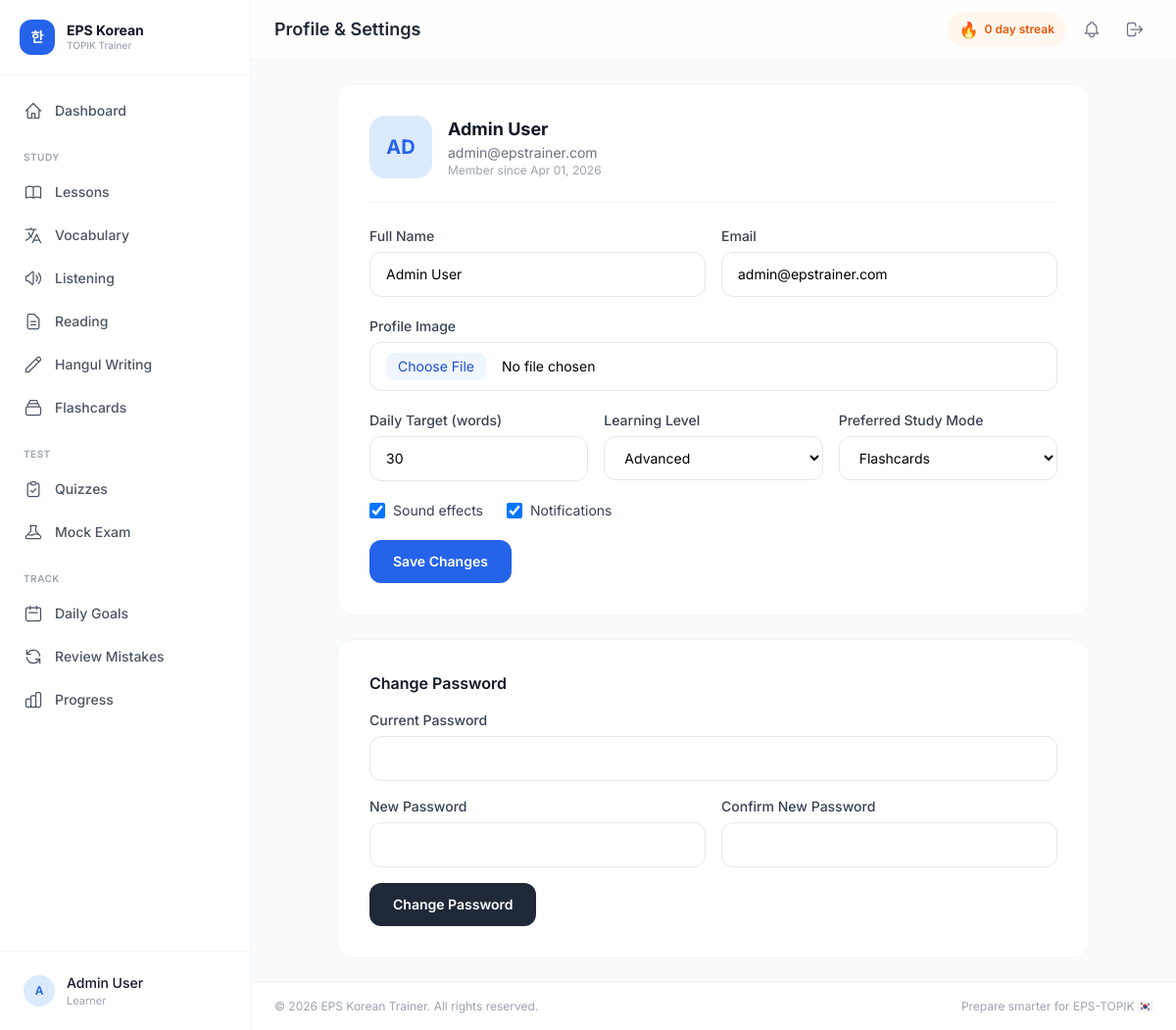
The app's page /profile.php (signed in) with its own data.
### tables this page shows
CREATE TABLE user_profiles (
    id INT AUTO_INCREMENT PRIMARY KEY,
    user_id INT NOT NULL UNIQUE,
    daily_target INT DEFAULT 20,
    learning_level ENUM('beginner','intermediate','advanced') DEFAULT 'beginner',
    preferred_study_mode ENUM('flashcard','list','quiz') DEFAULT 'flashcard',
    sound_enabled TINYINT(1) DEFAULT 1,
    dark_mode TINYINT(1) DEFAULT 0,
    notification_enabled TINYINT(1) DEFAULT 1,
    timezone VARCHAR(50) DEFAULT 'Asia/Manila',
    FOREIGN KEY (user_id) REFERENCES users(id) ON DELETE CASCADE
);

CREATE TABLE users (
    id INT AUTO_INCREMENT PRIMARY KEY,
    full_name VARCHAR(100) NOT NULL,
    email VARCHAR(150) NOT NULL UNIQUE,
    password VARCHAR(255) NOT NULL,
    role ENUM('learner','admin') DEFAULT 'learner',
    status ENUM('active','inactive','banned') DEFAULT 'active',
    profile_image VARCHAR(255) DEFAULT NULL,
    email_verified_at DATETIME DEFAULT NULL,
    remember_token VARCHAR(100) DEFAULT NULL,
    reset_token VARCHAR(100) DEFAULT NULL,
    reset_token_expires DATETIME DEFAULT NULL,
    last_login DATETIME DEFAULT NULL,
    created_at DATETIME DEFAULT CURRENT_TIMESTAMP,
    updated_at DATETIME DEFAULT CURRENT_TIMESTAMP ON UPDATE CURRENT_TIMESTAMP,
    INDEX idx_email (email),
    INDEX idx_role (role),
    INDEX idx_status (status)
);

### profile.php (the view, shortened to what the rows shown need)
<?php
$pageTitle = 'Profile & Settings';
require_once __DIR__ . '/includes/session.php';
require_once __DIR__ . '/includes/helpers.php';
$userId = getCurrentUserId();
$db = getDB();
$stmt = $db->prepare("SELECT u.*, up.daily_target, up.learning_level, up.preferred_study_mode, up.sound_enabled, up.dark_mode, up.notification_enabled FROM users u LEFT JOIN user_profiles up ON u.id = up.user_id WHERE u.id = ?");
$stmt->execute([$userId]);
$user = $stmt->fetch();
require_once __DIR__ . '/includes/header.php';
?>
<div class="max-w-3xl mx-auto">
    <div class="bg-white rounded-2xl border border-gray-100 p-6 sm:p-8 mb-6">
        <div class="flex items-center gap-4 mb-6 pb-6 border-b border-gray-100">
            <div class="w-16 h-16 rounded-2xl bg-blue-100 flex items-center justify-center text-blue-600 font-bold text-xl flex-shrink-0">
                <?php if ($user['profile_image']): ?>
                    <img src="<?= APP_URL ?>/uploads/profiles/<?= sanitize($user['profile_image']) ?>" class="w-16 h-16 rounded-2xl object-cover" alt="Profile">
                <?php else: ?>
                    <?= strtoupper(substr($user['full_name'], 0, 2)) ?>
                <?php endif; ?>
            </div>
            <div>
                <h2 class="text-lg font-bold text-gray-900"><?= sanitize($user['full_name']) ?></h2>
                <p class="text-sm text-gray-500"><?= sanitize($user['email']) ?></p>
                <p class="text-xs text-gray-400">Member since <?= formatDate($user['created_at']) ?></p>
            </div>
        </div>
        <form method="POST" enctype="multipart/form-data" class="space-y-5">
            <div class="grid sm:grid-cols-2 gap-4">
                <div>
                    <label class="block text-sm font-medium text-gray-700 mb-1.5">Full Name</label>
                    <input type="text" name="full_name" value="<?= sanitize($user['full_name']) ?>" required
                        class="w-full px-4 py-3 rounded-xl border border-gray-200 focus:border-blue-500 focus:ring-2 focus:ring-blue-100 outline-none transition text-sm">
                </div>
                <div>
                    <label class="block text-sm font-medium text-gray-700 mb-1.5">Email</label>
                    <input type="email" name="email" value="<?= sanitize($user['email']) ?>" required
                        class="w-full px-4 py-3 rounded-xl border border-gray-200 focus:border-blue-500 focus:ring-2 focus:ring-blue-100 outline-none transition text-sm">
                </div>
            </div>
            <div class="grid sm:grid-cols-3 gap-4">
                <div>
                    <label class="block text-sm font-medium text-gray-700 mb-1.5">Daily Target (words)</label>
                    <input type="number" name="daily_target" value="<?= $user['daily_target'] ?? 20 ?>" min="1" max="100"
                        class="w-full px-4 py-3 rounded-xl border border-gray-200 focus:border-blue-500 outline-none transition text-sm">
                </div>
                <div>
                    <label class="block text-sm font-medium text-gray-700 mb-1.5">Learning Level</label>
                    <select name="learning_level" class="w-full px-4 py-3 rounded-xl border border-gray-200 focus:border-blue-500 outline-none text-sm bg-white">
                        <option value="advanced" <?= ($user['learning_level'] ?? '') === 'advanced' ? 'selected' : '' ?>>Advanced</option>
                    </select>
                </div>
                <div>
                    <label class="block text-sm font-medium text-gray-700 mb-1.5">Preferred Study Mode</label>
                    <select name="preferred_study_mode" class="w-full px-4 py-3 rounded-xl border border-gray-200 focus:border-blue-500 outline-none text-sm bg-white">
                        <option value="flashcard" <?= ($user['preferred_study_mode'] ?? '') === 'flashcard' ? 'selected' : '' ?>>Flashcards</option>
                    </select>
                </div>
            </div>
            <div class="flex flex-wrap gap-6">
                <label class="flex items-center gap-2 cursor-pointer">
                    <input type="checkbox" name="sound_enabled" <?= ($user['sound_enabled'] ?? 1) ? 'checked' : '' ?> class="w-4 h-4 rounded border-gray-300 text-blue-600 focus:ring-blue-500">
                    <span class="text-sm text-gray-700">Sound effects</span>
                </label>
                <label class="flex items-center gap-2 cursor-pointer">
                    <input type="checkbox" name="notification_enabled" <?= ($user['notification_enabled'] ?? 1) ? 'checked' : '' ?> class="w-4 h-4 rounded border-gray-300 text-blue-600 focus:ring-blue-500">
                    <span class="text-sm text-gray-700">Notifications</span>
                </label>
            </div>
        </form>
    </div>
</div>
<?php require_once __DIR__ . '/includes/footer.php'; ?>

### includes/header.php (shortened to what the rows shown need)
<?php
$currentUser = getCurrentUser();
?>
<!DOCTYPE html>
<html lang="en" class="h-full">
<head>
    <script src="https://cdn.tailwindcss.com"></script>
</head>
<body class="h-full bg-gray-50">
<aside id="sidebar" class="fixed top-0 left-0 z-50 h-full w-64 bg-white border-r border-gray-100 transform -translate-x-full lg:translate-x-0 transition-transform duration-200 flex flex-col">
    <div class="flex items-center gap-3 px-5 py-5 border-b border-gray-100">
        <div>
            <h1 class="text-sm font-bold text-gray-900 leading-tight">EPS Korean</h1>
        </div>
    </div>
    <div class="border-t border-gray-100 p-3">
        <a href="<?= APP_URL ?>/profile.php" class="flex items-center gap-3 px-3 py-2.5 rounded-lg hover:bg-gray-50 transition">
            <div class="w-8 h-8 rounded-full bg-blue-100 flex items-center justify-center text-blue-600 font-semibold text-xs">
                <?= strtoupper(substr($currentUser['name'], 0, 1)) ?>
            </div>
            <div class="flex-1 min-w-0">
                <p class="text-sm font-medium text-gray-900 truncate"><?= sanitize($currentUser['name']) ?></p>
                <p class="text-[11px] text-gray-400">Learner</p>
            </div>
        </a>
    </div>
</aside>
<div class="lg:ml-64 min-h-screen flex flex-col">
    <header class="sticky top-0 z-30 bg-white/80 backdrop-blur-md border-b border-gray-100">
        <div class="flex items-center justify-between px-4 sm:px-6 py-3">
            <div class="flex items-center gap-3">
                <h2 class="text-lg font-semibold text-gray-800"><?= $pageTitle ?? 'Dashboard' ?></h2>
            </div>
        </div>
    </header>
    <main class="flex-1 p-4 sm:p-6 fade-in">

### records on screen
user_profiles: user.full_name "A", user.full_name "Admin User", user.full_name "AD", user.email "admin@epstrainer.com", user.created_at "Apr 01, 2026", full_name "Admin User", email "admin@epstrainer.com", daily_target "30", learning_level "Advanced", preferred_study_mode "Flashcards", sound_enabled "☑", notification_enabled "☑"

### other values on screen
$pageTitle "Profile & Settings"
getUserStreak($currentUser['id']) "0"
APP_NAME "EPS Korean Trainer"
